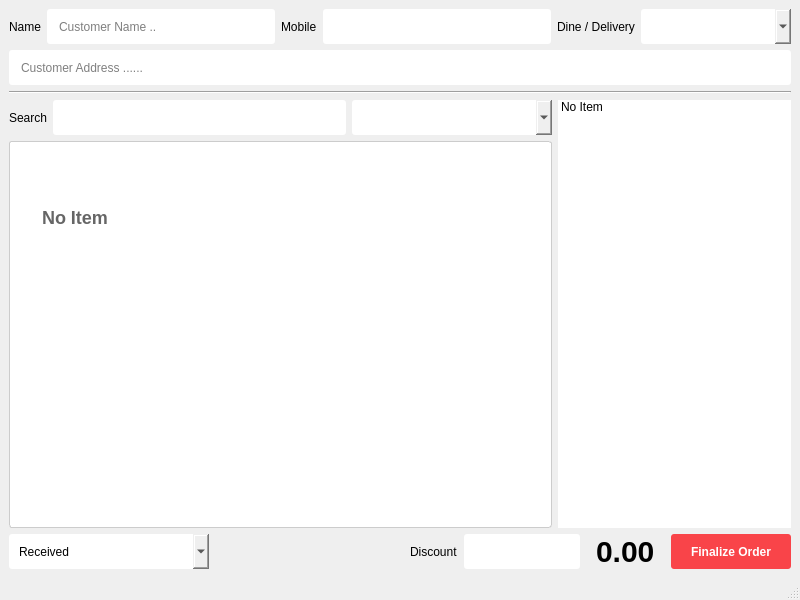
<?xml version="1.0" encoding="UTF-8"?>
<ui version="4.0">
 <class>update_order_window</class>
 <widget class="QMainWindow" name="update_order_window">
  <property name="geometry">
   <rect>
    <x>0</x>
    <y>0</y>
    <width>800</width>
    <height>600</height>
   </rect>
  </property>
  <property name="windowTitle">
   <string>Update Order</string>
  </property>
  <property name="windowIcon">
   <iconset>
    <normaloff>../icon/favicon.png</normaloff>../icon/favicon.png</iconset>
  </property>
  <widget class="QWidget" name="centralwidget">
   <layout class="QVBoxLayout" name="verticalLayout_2">
    <item>
     <layout class="QHBoxLayout" name="horizontalLayout_2">
      <item>
       <widget class="QLabel" name="label_2">
        <property name="text">
         <string>Name</string>
        </property>
       </widget>
      </item>
      <item>
       <widget class="QLineEdit" name="customer_name_input">
        <property name="minimumSize">
         <size>
          <width>0</width>
          <height>35</height>
         </size>
        </property>
        <property name="styleSheet">
         <string notr="true">QLineEdit{
	border-radius: 3px;
	box-shadow: none;
	padding-left: 10px;
}</string>
        </property>
        <property name="placeholderText">
         <string>Customer Name ..</string>
        </property>
       </widget>
      </item>
      <item>
       <widget class="QLabel" name="label">
        <property name="text">
         <string>Mobile</string>
        </property>
       </widget>
      </item>
      <item>
       <widget class="QLineEdit" name="customer_mobile_input">
        <property name="minimumSize">
         <size>
          <width>0</width>
          <height>35</height>
         </size>
        </property>
        <property name="styleSheet">
         <string notr="true">QLineEdit{
	border-radius: 3px;
	box-shadow: none;
	padding-left: 10px;
}</string>
        </property>
       </widget>
      </item>
      <item>
       <widget class="QLabel" name="label_3">
        <property name="text">
         <string>Dine / Delivery</string>
        </property>
       </widget>
      </item>
      <item>
       <widget class="QComboBox" name="cart_table_combo">
        <property name="minimumSize">
         <size>
          <width>150</width>
          <height>35</height>
         </size>
        </property>
        <property name="styleSheet">
         <string notr="true">QComboBox{
	border-radius: 3px;
	box-shadow: none;
	padding-left: 10px;
}</string>
        </property>
       </widget>
      </item>
     </layout>
    </item>
    <item>
     <widget class="QLineEdit" name="customer_address_input">
      <property name="minimumSize">
       <size>
        <width>0</width>
        <height>35</height>
       </size>
      </property>
      <property name="styleSheet">
       <string notr="true">QLineEdit{
	border-radius: 3px;
	box-shadow: none;
	padding-left: 10px;
}</string>
      </property>
      <property name="placeholderText">
       <string>Customer Address ......</string>
      </property>
     </widget>
    </item>
    <item>
     <widget class="Line" name="line">
      <property name="orientation">
       <enum>Qt::Horizontal</enum>
      </property>
     </widget>
    </item>
    <item>
     <layout class="QHBoxLayout" name="horizontalLayout_4" stretch="7,3">
      <item>
       <layout class="QVBoxLayout" name="verticalLayout">
        <item>
         <layout class="QHBoxLayout" name="horizontalLayout">
          <item>
           <widget class="QLabel" name="label_6">
            <property name="text">
             <string>Search</string>
            </property>
           </widget>
          </item>
          <item>
           <widget class="QLineEdit" name="corders_search_input">
            <property name="minimumSize">
             <size>
              <width>0</width>
              <height>35</height>
             </size>
            </property>
            <property name="styleSheet">
             <string notr="true">QLineEdit{
	border-radius: 3px;
	box-shadow: none;
	padding-left: 10px;
}</string>
            </property>
           </widget>
          </item>
          <item>
           <widget class="QComboBox" name="corders_category_combo">
            <property name="minimumSize">
             <size>
              <width>200</width>
              <height>35</height>
             </size>
            </property>
            <property name="styleSheet">
             <string notr="true">QComboBox{
	border-radius: 3px;
	box-shadow: none;
	padding-left: 10px;
}</string>
            </property>
           </widget>
          </item>
         </layout>
        </item>
        <item>
         <widget class="QListWidget" name="itemsBrowserListWidget">
          <property name="contextMenuPolicy">
           <enum>Qt::DefaultContextMenu</enum>
          </property>
          <property name="styleSheet">
           <string notr="true">QListWidget {
	background-color: #FFFFFF;
	border: 1px solid #ccc;
	font-size: 18px;
	font-weight: bold;
	border-radius: 3px;
}

QListWidget::item {
	width: 150px;
	height: 150px;
	margin: 5px;
	color: #666666;
}</string>
          </property>
          <property name="verticalScrollBarPolicy">
           <enum>Qt::ScrollBarAsNeeded</enum>
          </property>
          <property name="autoScrollMargin">
           <number>20</number>
          </property>
          <property name="showDropIndicator" stdset="0">
           <bool>false</bool>
          </property>
          <property name="dragDropMode">
           <enum>QAbstractItemView::NoDragDrop</enum>
          </property>
          <property name="defaultDropAction">
           <enum>Qt::IgnoreAction</enum>
          </property>
          <property name="alternatingRowColors">
           <bool>false</bool>
          </property>
          <property name="textElideMode">
           <enum>Qt::ElideMiddle</enum>
          </property>
          <property name="movement">
           <enum>QListView::Static</enum>
          </property>
          <property name="flow">
           <enum>QListView::LeftToRight</enum>
          </property>
          <property name="isWrapping" stdset="0">
           <bool>true</bool>
          </property>
          <property name="layoutMode">
           <enum>QListView::SinglePass</enum>
          </property>
          <property name="gridSize">
           <size>
            <width>130</width>
            <height>150</height>
           </size>
          </property>
          <property name="viewMode">
           <enum>QListView::IconMode</enum>
          </property>
          <property name="wordWrap">
           <bool>true</bool>
          </property>
          <property name="itemAlignment">
           <set>Qt::AlignCenter</set>
          </property>
          <item>
           <property name="text">
            <string>No Item</string>
           </property>
          </item>
         </widget>
        </item>
       </layout>
      </item>
      <item>
       <widget class="QListWidget" name="cart_list_widget">
        <property name="layoutDirection">
         <enum>Qt::LeftToRight</enum>
        </property>
        <property name="styleSheet">
         <string notr="true">QListWidget{
	border-radius: 3px;
}</string>
        </property>
        <property name="alternatingRowColors">
         <bool>true</bool>
        </property>
        <property name="flow">
         <enum>QListView::TopToBottom</enum>
        </property>
        <property name="viewMode">
         <enum>QListView::ListMode</enum>
        </property>
        <property name="wordWrap">
         <bool>true</bool>
        </property>
        <item>
         <property name="text">
          <string>No Item</string>
         </property>
        </item>
       </widget>
      </item>
     </layout>
    </item>
    <item>
     <layout class="QHBoxLayout" name="horizontalLayout_3">
      <item>
       <widget class="QComboBox" name="cart_order_status_combo">
        <property name="minimumSize">
         <size>
          <width>200</width>
          <height>35</height>
         </size>
        </property>
        <property name="styleSheet">
         <string notr="true">QComboBox{
	border-radius: 3px;
	box-shadow: none;
	padding-left: 10px;
}</string>
        </property>
        <item>
         <property name="text">
          <string>Received</string>
         </property>
        </item>
        <item>
         <property name="text">
          <string>Preparing</string>
         </property>
        </item>
        <item>
         <property name="text">
          <string>Ready</string>
         </property>
        </item>
        <item>
         <property name="text">
          <string>Served</string>
         </property>
        </item>
        <item>
         <property name="text">
          <string>In Transit</string>
         </property>
        </item>
        <item>
         <property name="text">
          <string>Delivered</string>
         </property>
        </item>
        <item>
         <property name="text">
          <string>Cancelled</string>
         </property>
        </item>
       </widget>
      </item>
      <item>
       <spacer name="horizontalSpacer">
        <property name="orientation">
         <enum>Qt::Horizontal</enum>
        </property>
        <property name="sizeHint" stdset="0">
         <size>
          <width>100</width>
          <height>20</height>
         </size>
        </property>
       </spacer>
      </item>
      <item>
       <widget class="QLabel" name="label_4">
        <property name="text">
         <string>Discount</string>
        </property>
       </widget>
      </item>
      <item>
       <widget class="QLineEdit" name="customer_discount_input">
        <property name="sizePolicy">
         <sizepolicy hsizetype="Fixed" vsizetype="Fixed">
          <horstretch>0</horstretch>
          <verstretch>0</verstretch>
         </sizepolicy>
        </property>
        <property name="minimumSize">
         <size>
          <width>100</width>
          <height>35</height>
         </size>
        </property>
        <property name="styleSheet">
         <string notr="true">QLineEdit{
	border-radius: 3px;
	box-shadow: none;
	padding-left: 10px;
}</string>
        </property>
       </widget>
      </item>
      <item>
       <spacer name="horizontalSpacer_3">
        <property name="orientation">
         <enum>Qt::Horizontal</enum>
        </property>
        <property name="sizeType">
         <enum>QSizePolicy::Fixed</enum>
        </property>
        <property name="sizeHint" stdset="0">
         <size>
          <width>10</width>
          <height>20</height>
         </size>
        </property>
       </spacer>
      </item>
      <item>
       <widget class="QLabel" name="cart_total_label">
        <property name="styleSheet">
         <string notr="true">QLabel{
	font-weight: bold;
	font-size: 30px
}</string>
        </property>
        <property name="text">
         <string>0.00</string>
        </property>
       </widget>
      </item>
      <item>
       <spacer name="horizontalSpacer_2">
        <property name="orientation">
         <enum>Qt::Horizontal</enum>
        </property>
        <property name="sizeType">
         <enum>QSizePolicy::Fixed</enum>
        </property>
        <property name="sizeHint" stdset="0">
         <size>
          <width>10</width>
          <height>20</height>
         </size>
        </property>
       </spacer>
      </item>
      <item>
       <widget class="QPushButton" name="update_order_btn">
        <property name="minimumSize">
         <size>
          <width>0</width>
          <height>35</height>
         </size>
        </property>
        <property name="styleSheet">
         <string notr="true">QPushButton{
	padding: 10px 20px;
	background: #F94449;
	color: #FFFFFF;
	font-weight: bold;
	border-radius: 3px;
	box-shadow: none;
}
</string>
        </property>
        <property name="text">
         <string>Finalize Order</string>
        </property>
       </widget>
      </item>
     </layout>
    </item>
   </layout>
  </widget>
  <widget class="QStatusBar" name="cart_statusbar">
   <property name="layoutDirection">
    <enum>Qt::LeftToRight</enum>
   </property>
   <property name="styleSheet">
    <string notr="true"/>
   </property>
  </widget>
 </widget>
 <resources/>
 <connections/>
</ui>
